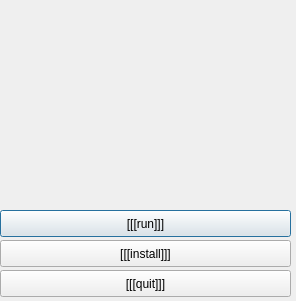
<ui version="4.0" >
 <class>App</class>
 <widget class="QDialog" name="App" >
  <property name="geometry" >
   <rect>
    <x>0</x>
    <y>0</y>
    <width>296</width>
    <height>301</height>
   </rect>
  </property>
  <property name="windowTitle" >
   <string>[[[windowTitle]]]</string>
  </property>
  <property name="windowIcon" >
   <iconset resource="../src/autorun.qrc" >:/resource1/autorun.ico</iconset>
  </property>
  <property name="layoutDirection" >
   <enum>[[[layoutDirection]]]</enum>
  </property>
  <widget class="QLabel" name="label_logo" >
   <property name="geometry" >
    <rect>
     <x>0</x>
     <y>0</y>
     <width>300</width>
     <height>200</height>
    </rect>
   </property>
   <property name="text" >
    <string/>
   </property>
   <property name="pixmap" >
    <pixmap resource="../src/autorun.qrc" >:/resource1/board.png</pixmap>
   </property>
  </widget>
  <widget class="QPushButton" name="pushButton_run" >
   <property name="geometry" >
    <rect>
     <x>0</x>
     <y>210</y>
     <width>291</width>
     <height>27</height>
    </rect>
   </property>
   <property name="layoutDirection" >
    <enum>[[[layoutDirection]]]</enum>
   </property>
   <property name="text" >
    <string>[[[run]]]</string>
   </property>
  </widget>
  <widget class="QPushButton" name="pushButton_install" >
   <property name="geometry" >
    <rect>
     <x>0</x>
     <y>240</y>
     <width>291</width>
     <height>27</height>
    </rect>
   </property>
   <property name="layoutDirection" >
    <enum>[[[layoutDirection]]]</enum>
   </property>
   <property name="text" >
    <string>[[[install]]]</string>
   </property>
  </widget>
  <widget class="QPushButton" name="pushButton_quit" >
   <property name="geometry" >
    <rect>
     <x>0</x>
     <y>270</y>
     <width>291</width>
     <height>27</height>
    </rect>
   </property>
   <property name="layoutDirection" >
    <enum>[[[layoutDirection]]]</enum>
   </property>
   <property name="text" >
    <string>[[[quit]]]</string>
   </property>
  </widget>
 </widget>
 <resources>
  <include location="../src/autorun.qrc" />
 </resources>
 <connections/>
</ui>
